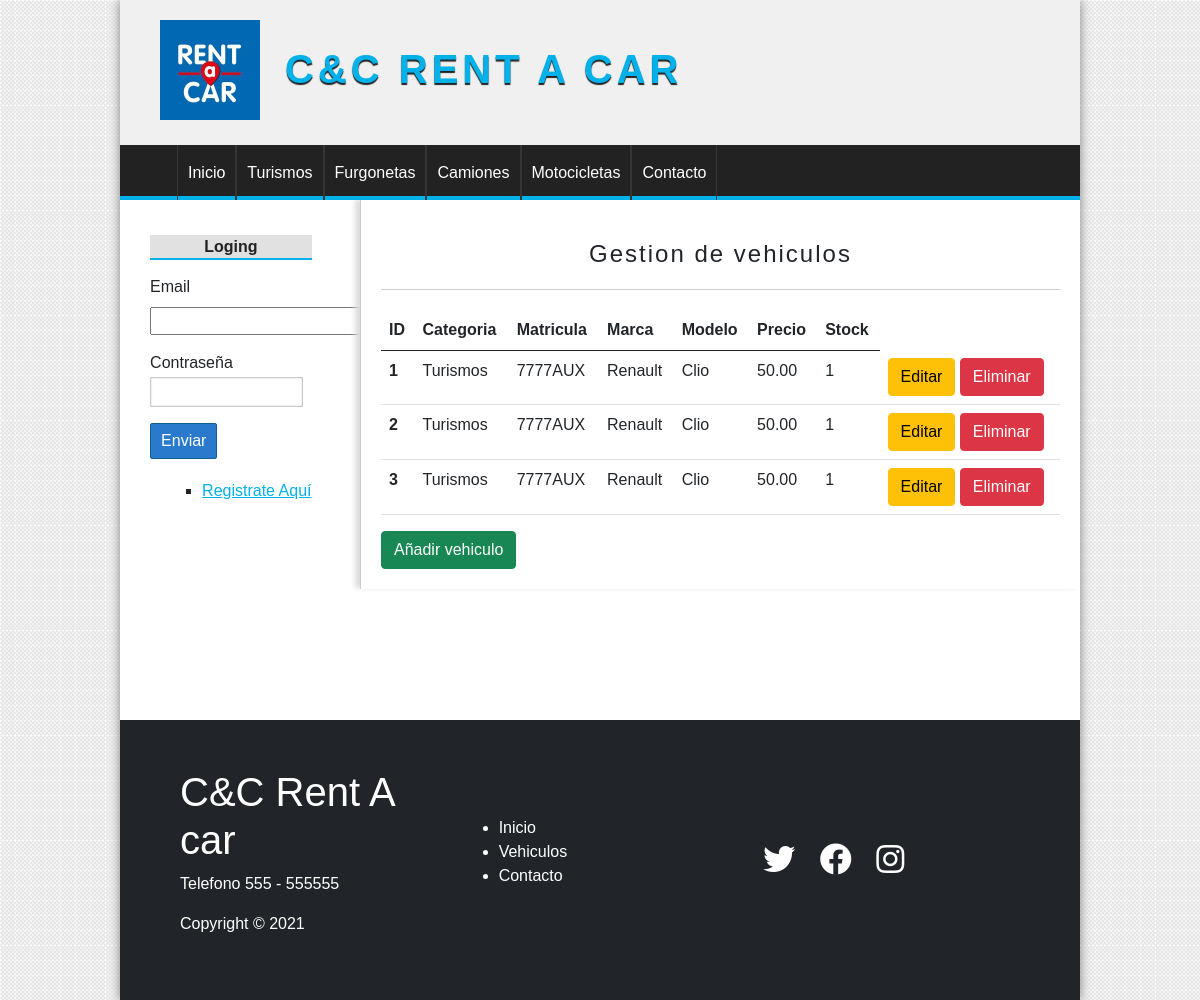
The page /categoria/ver&id=1 on the database its author committed.
### tables this page shows
CREATE TABLE categorias(
    id INT(255) auto_increment not null,
    nombre VARCHAR(100) not null,

    CONSTRAINT pk_categorias PRIMARY KEY (id)
);

CREATE TABLE vehiculos(
    
    id int(255) auto_increment not null,
    categoria_id INT(255) not null,
    matricula varchar(100) not null,
    precio FLOAT (100,2) not null,
    marca VARCHAR (255),
    modelo VARCHAR (255) not null,    
    stock int(255) not null,
    imagen VARCHAR(255),
   
    CONSTRAINT pk_vehiculos PRIMARY KEY(id),
    CONSTRAINT fk_vehiculos_categoria FOREIGN KEY(categoria_id) REFERENCES categorias(id)
    
);

### config/db.php (called while the page is built)
<?php
class Database{
    public static function connect(){
        $db = new mysqli('localhost', 'root', '', 'candc_rent_a_car');
        $db->query("SET NAMES 'UTF-8'");
        return $db;
    }
}

### models/categoria.php (called while the page is built, shortened)
<?php
class Categoria{
    private $id;
    private $nombre;
    public function __construct($id = ''){
        $this->db = Database::connect();
        if($id){
            $reg = $this->db->query("SELECT * FROM categorias WHERE id = ".$id);
            $categoria = $reg->fetch_object();
            $this->id = $categoria->id;
            $this->nombre = $categoria->nombre;
        }
        return $this;
    }
    function getId(){
        return $this->id;
    }
    function getNombre(){
        return $this->nombre;
    }
    public static function getAll(){
        $categoria = new Categoria();
        $reg = $categoria->db->query("SELECT id FROM categorias ORDER BY id ASC;");
        $array = array();
        while($cat = $reg->fetch_object()){
            $aux = new Categoria($cat->id);
            $array[$aux->getId()]=$aux;
        }
        return $array;
    }
}

### helpers/utils.php (called while the page is built, shortened)
<?php
require_once 'models/categoria.php';
class Utils
{
    public static function showCategorias(){
        $categorias = Categoria::getAll();
        return $categorias;
    }
}

### controllers/CategoriaController.php (called while the page is built, shortened)
<?php
require_once 'models/categoria.php';
require_once 'models/vehiculo.php';
class categoriaController{
    public function ver(){
        if(isset($_GET['id'])){
            $vehiculos = Vehiculo::getByCategoria($_GET['id']);
        }
        require_once 'views/categoria/gestion.php';
    }
}

### models/vehiculo.php (called while the page is built, shortened)
<?php
require_once ('categoria.php');
class Vehiculo
{
    private $id;
    private $categoria_id;
    private $matricula;
    private $precio;
    private $marca;
    private $modelo;
    private $stock;
    public function __construct($id="")
    {
        $this->db = Database::connect();
        if($id){
            $vehiculo = $this->db->query("SELECT * FROM vehiculos WHERE id = ".$id);
            $vehiculo_aux = $vehiculo->fetch_object();
            $this->id = $vehiculo_aux->id;
            $this->categoria_id = $vehiculo_aux->categoria_id;
            $this->matricula = $vehiculo_aux->matricula;
            $this->precio = $vehiculo_aux->precio;
            $this->marca = $vehiculo_aux->marca;
            $this->modelo = $vehiculo_aux->modelo;
            $this->stock = $vehiculo_aux->stock;
        }
        return $this;
    }
    public function getId()
    {
        return $this->id;
    }
    public function getCategoria_id()
    {
        return $this->categoria_id;
    }
    public function getMatricula()
    {
        return $this->matricula;
    }
    public function getPrecio()
    {
        return $this->precio;;
    }
    public function getMarca()
    {
        return $this->marca;;
    }
    public function getModelo()
    {
        return $this->modelo;
    }
    public function getStock()
    {
        return $this->stock;
    }
    public function getNombreCategoria()
    {
        $categoria = new Categoria($this->getCategoria_id());
        return $categoria->getNombre();
    }
    public static function getByCategoria($id) {
        $sql = sprintf('SELECT v.id FROM vehiculos as v
                LEFT JOIN categorias c on c.id = v.categoria_id
                where c.id =%d', $id);
        $veh = new Vehiculo();
        $reg = $veh->db->query($sql);
        $array = array();
        while($v = $reg->fetch_object()){
            $aux = new Vehiculo($v->id);
            $array[$aux->getId()]= $aux;
        }
        return $array;
    }
 }

### views/categoria/gestion.php (the view)
<h1> Gestion de vehiculos </h1>
<table class="table">
<thead>
        <tr>
            <th scope="col">ID</th>
            <th scope="col">Categoria</th>
            <th scope="col">Matricula</th>
            <th scope="col">Marca</th>
            <th scope="col">Modelo</th>
            <th scope="col">Precio</th>
            <th scope="col">Stock</th>
        </tr>
    </thead>
    <?php foreach ($vehiculos as $veh) { ?>
        <tr>
            <th scope="row"><?= $veh->getId(); ?></th>
            <td><?= $veh->getNombreCategoria(); ?></td>
            <td><?= $veh->getMatricula(); ?></td>
            <td><?= $veh->getMarca(); ?></td>
            <td><?= $veh->getModelo(); ?></td>
            <td><?= $veh->getPrecio(); ?></td>
            <td><?= $veh->getStock(); ?></td>
            <td>
                <a class="btn btn-warning m-0" href="<?= base_url ?>vehiculo/editar&id=<?= $veh->getId() ?>">Editar</a></button>
                <a class="btn btn-danger m-0" href="<?= base_url ?>vehiculo/eliminar&id=<?= $veh->getId() ?>">Eliminar</a></button>
            </td>
        </tr>
    <?php } ?>
</table>
<a class="btn btn-success" href="<?= base_url ?>vehiculo/crear" >Añadir vehiculo</a>

### views/layout/header.php (shortened to what this page needs)
<!DOCTYPE html>
<html lang="es">
<head>
    <link href="https://cdn.jsdelivr.net/npm/bootstrap@5.0.0-beta3/dist/css/bootstrap.min.css" rel="stylesheet">
    <link rel="stylesheet" href="<?= base_url ?>assets/css/style.css">
    <link rel="stylesheet" href="https://cdnjs.cloudflare.com/ajax/libs/font-awesome/5.15.3/css/all.min.css" />
</head>
<body>
    <div id="container">
        <header id="header">
            <div id="logo">
                <img src="<?= base_url ?>assets/css/imagenes/Logo.jfif" alt="Logo Vehiculo">
                <h1> C&C Rent A car</h1>
            </div>
        </header>
        <?php $categorias = Utils::showCategorias(); ?>
        <nav id="menu">
            <ul>
                <li><a href="<?=base_url?>"> Inicio</a></li>
                <?php foreach ($categorias as $cat) { ?>
                    <li><a href="<?= base_url ?>categoria/ver&id=<?= $cat->getId() ?>"><?= $cat->getNombre() ?></a></li>
                <?php } ?>
                <li><a href="#"> Contacto</a></li>
            </ul>
        </nav>
        <div id="content">

### assets/css/style.css (style rules this page uses)
* { padding: 0; margin: 0; font-family: sans-serif, Helvetica, Arial; }
body { background: url(../../../imagenes/bg.png); }
a { color: #01b1ea; }
#logo { margin-left: 20px; padding: 20px; float: left; }
#logo img { height: 100px; float: left; }
#logo h1 { float: left; font-size: 40px; letter-spacing: 4px; font-family: 'OpenSans', Helvetica, Arial; text-transform: uppercase; color: #01b1ea; font-weight: bold; margin-top: 25px; margin-left: 25px; text-shadow: 0px 2px 1px #222222; transition: 300ms all; }
#container { width: 80%; margin: 0 auto; box-shadow: 0px 0px 10px gray; background: white; }
header { height: 145px; background: #F0F0F0; }
#menu { clear: both; background: #222; color: white; height: 55px; border-bottom: 4px solid #01b1ea; }
#menu ul { list-style: none; text-decoration: none; margin: 0 auto; margin-left: 25px; }
#menu ul li { line-height: 55px; float: left; border-right:1px solid #363636; }
#menu a { display: block; text-decoration: none; color: white; padding-left: 10px; padding-right: 10px; transition: 700ms all; }
#menu a:first-child { border-left: 1px solid #363636; }
#content { margin: 0 auto; overflow: hidden; background: white; }
#central h1 { font-size: 24px; text-align: center; font-weight: normal; letter-spacing: 2px; border-bottom: 1px solid #ccc; margin-bottom: 20px; padding: 20px; }

### rows shown on the page
categorias: nombre "Turismos"
categorias: nombre "Furgonetas"
categorias: nombre "Camiones"
categorias: nombre "Motocicletas"
vehiculos: id "1", categoria.nombre "Turismos", matricula "7777AUX", marca "Renault", modelo "Clio", precio "50.00", stock "1"
vehiculos: id "2", categoria.nombre "Turismos", matricula "7777AUX", marca "Renault", modelo "Clio", precio "50.00", stock "1"
vehiculos: id "3", categoria.nombre "Turismos", matricula "7777AUX", marca "Renault", modelo "Clio", precio "50.00", stock "1"
